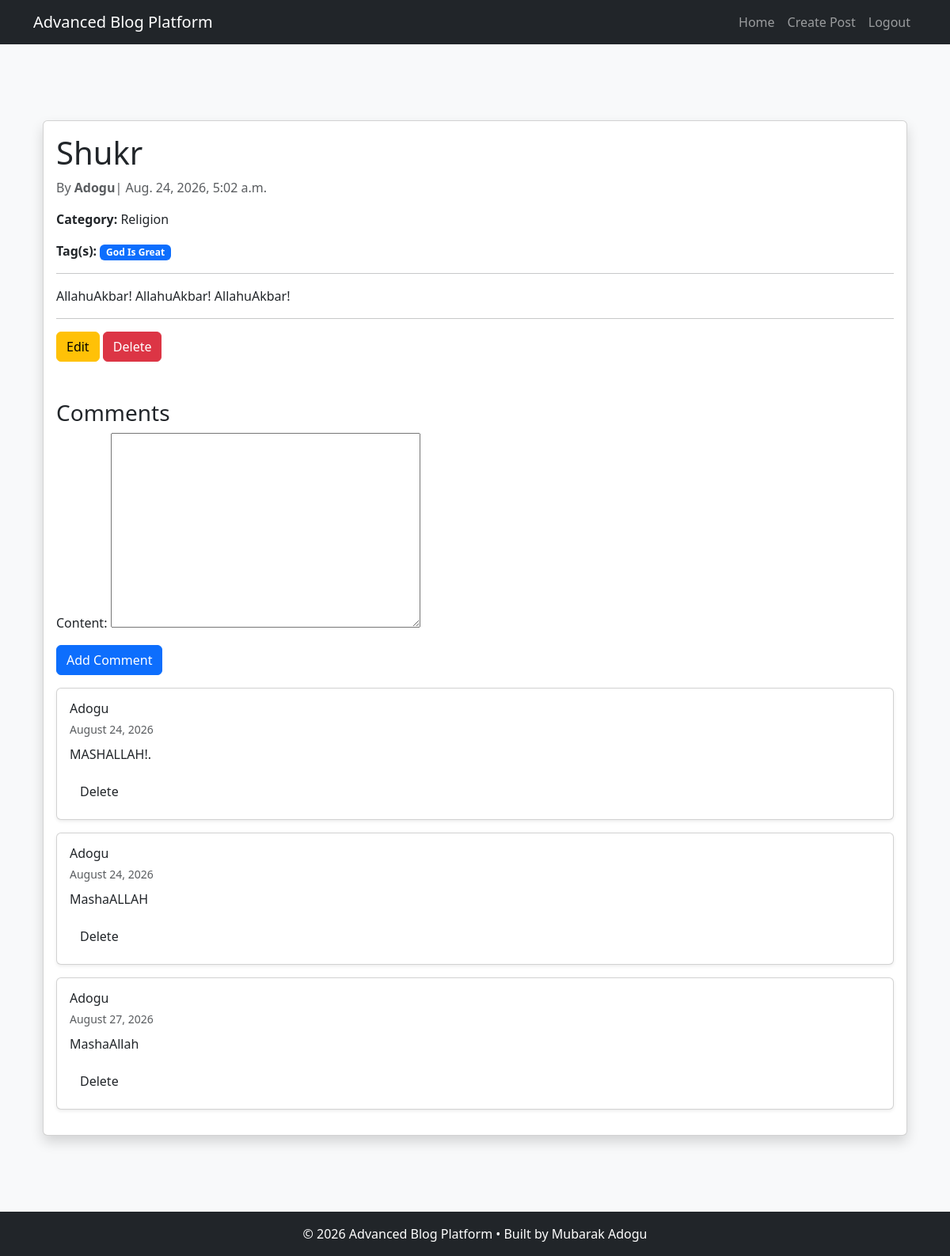
The page /post/mashaallah-2/ (signed in) on the database its author committed.
### account/models.py (models this page shows, shortened)
class Post(models.Model):
    DRAFT = "draft"
    PUBLISHED = "published"
    STATUS_CHOICES = [
        (DRAFT, "Draft"),
        (PUBLISHED, "Published"),
    ]
    status = models.CharField(
        max_length=10,
        choices=STATUS_CHOICES,
        default=PUBLISHED,
    )
    author = models.ForeignKey(User, on_delete=models.CASCADE, related_name="posts")
    category = models.ForeignKey(
        Category, on_delete=models.CASCADE, related_name="posts"
    )
    tags = models.ManyToManyField(Tag, blank=True, related_name="posts")
    title = models.CharField(max_length=200)
    slug = models.SlugField(unique=True, editable=False)
    content = models.TextField()
    image = models.ImageField(upload_to="posts/", blank=True, null=True)
    created_at = models.DateTimeField(auto_now_add=True)
    updated_at = models.DateTimeField(auto_now=True)

class Category(models.Model):
    name = models.CharField(max_length=100, unique=True)
    slug = models.SlugField(unique=True)
    def __str__(self):
        return self.name

class Tag(models.Model):
    name = models.CharField(max_length=30, unique=True)
    slug = models.SlugField(unique=True, editable=False)

### comments/models.py (models this page shows, shortened)
class Comment(models.Model):
    user = models.ForeignKey(User, on_delete=models.CASCADE, related_name="comments")
    post = models.ForeignKey(Post, on_delete=models.CASCADE, related_name="comments")
    content = models.TextField()
    created_at = models.DateTimeField(auto_now_add=True)

### blog/views.py (the view)
# urls.py: path("post/<slug:slug>/", views.post_detail, name="post_detail"),
def post_detail(request, slug):
    post = get_object_or_404(Post, slug=slug)
    comments = post.comments.all()
    form = CommentForm()
    return render(
        request,
        "blog/post_detail.html",
        {
            "post": post,
            "form": form,
            "comments": comments,
        },
    )

### comments/forms.py
class CommentForm(forms.ModelForm):
    class Meta:
        model = Comment
        fields = ["content"]

### blog/templates/blog/post_detail.html (shortened to what this page needs)
{% extends "base.html" %}
{% block content %}
<div class="container mt-5">
    <div class="card shadow">
        <div class="card-body">
            <h1 class="card-title">{{ post.title }}</h1>
            <p class="text-muted"> By <strong>{{post.author }}</strong>| {{ post.created_at }}</p>
            <p>
                <strong>Category:</strong> {{ post.category }}
            </p>
            <P>
                <strong>Tag(s):</strong>
                {% for tag in post.tags.all %}
                <span class="badge bg-primary">{{ tag.name }}</span>
                    {% empty %}
                        <span class="text-muted">No tag(s)</span>
                {% endfor %}
            </P>
            <hr>
            <p class="card-text">
                {{ post.content }}
            </p>
            <hr>
                {% if request.user == post.author %}
                <a href="{% url 'edit_post' post.slug %}" class="btn btn-warning">Edit</a>
                <a href="{% url 'delete_post' post.slug %}" class="btn btn-danger">Delete</a>
                {% endif %}
            <h3 class="mt-5">Comments</h3>
{% if user.is_authenticated %}
    <form method="POST" action="{% url 'add_comment' post.slug %}">
        {{ form.as_p }}
        <button type="submit" class="btn btn-primary mb-3">
            Add Comment
        </button>
    </form>
{% else %}
    <p class="text-muted">
        Please log in to leave a comment.
    </p>
{% endif %}
{% for comment in comments %}
    <div class="card mb-3 shadow-sm">
        <div class="card-body">
            <h6 class="card-title mb-1">
                {{ comment.user }}
            </h6>
            <small class="text-muted">
                {{ comment.created_at|date:"F d, Y" }}
            </small>
            <p class="card-text mt-2">
                {{ comment.content }}
            </p>
            {% if user == comment.user or user == post.author %}
                <a href="{% url 'delete_comment' comment.id %}" class="btn btn-sm-danger">Delete
                </a>
            {% endif %}
        </div>
    </div>
{% empty %}
    <p class="text-muted">
        No comments available. Be the first to comment!
    </p>
{% endfor %}
{% endblock %}

### rows shown on the page
Post: title "Shukr", author "Adogu", created_at "Aug. 24, 2026, 5:02 a.m.", category "Religion", content "AllahuAkbar! AllahuAkbar! AllahuAkbar!"
Tag: name "God Is Great"
Comment: user "Adogu", created_at "August 24, 2026", content "MASHALLAH!.", shows "Delete"
Comment: user "Adogu", created_at "August 24, 2026", content "MashaALLAH", shows "Delete"
Comment: user "Adogu", created_at "August 27, 2026", content "MashaAllah", shows "Delete"
